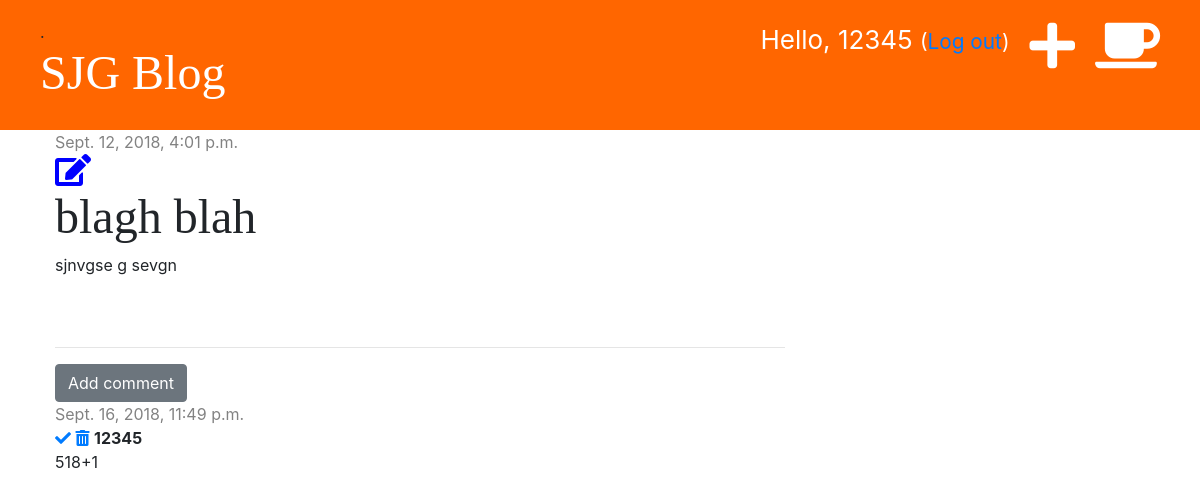
Page /post/12/ (signed in) on the earlier database version.
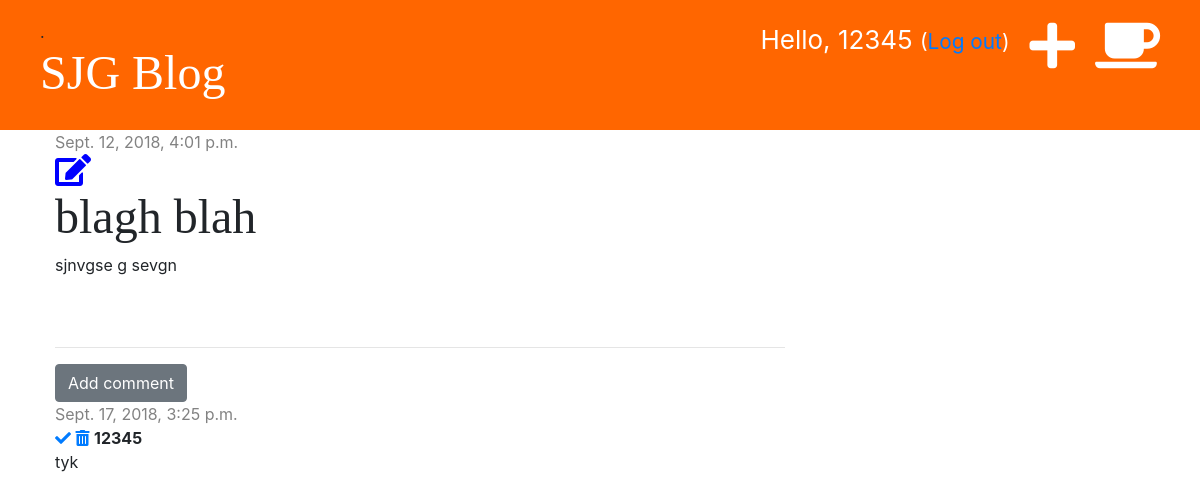
Same page on the later database version.
### blog/models.py (models this page shows, shortened)
class Post(models.Model):
    author = models.ForeignKey('auth.User', on_delete=models.CASCADE)
    title = models.CharField(max_length=200)
    text = models.TextField()
    created_date = models.DateTimeField(default=timezone.now)
    published_date = models.DateTimeField(blank=True, null=True)

class Comment(models.Model):
    post = models.ForeignKey('blog.Post', on_delete=models.CASCADE, related_name='comments')
    author = models.CharField(max_length=200)
    text = models.TextField()
    created_date = models.DateTimeField(default=timezone.now)
    approved = models.BooleanField(default=False)

### blog/views.py (the view)
# urls.py: path('post/<int:pk>/', views.post_detail, name='post_detail'),
def post_detail(request, pk):
    post = get_object_or_404(Post, pk=pk)
    stuff_for_frontend = {'post': post}
    return render(request, 'blog/post_detail.html', stuff_for_frontend)

### blog/templates/blog/post_detail.html (shortened to what this page needs)
{% extends 'blog/base.html' %}
{% block content %}
    <div class="post">
        {% if post.published_date %}
            <div class="date">
               {{ post.published_date }}
            </div>
        {% else %}
            <a href="{% url 'post_publish' pk=post.pk %}" class="btn btn-primary">Publish</a>
        {% endif %}
        {% if user.is_authenticated %}
            <a href="{% url 'post_edit' pk=post.pk %}"> <i class="fas fa-edit fa-2x" style="color: blue"></i></a>
        {% endif %}
        <h1>{{ post.title }}</h1>
        <p>{{ post.text|linebreaksbr }}</p>
    </div>
    <hr>
    <a href="{% url 'add_comment_to_post' pk=post.pk %}" class="btn btn-secondary">Add comment</a>
    {% for  comment in post.comments.all %}
        {% if user.is_authenticated or comment.approved %}
            <div class="comment">
            <div class="date">
                {{ comment.created_date }}
            </div>
            {% if not comment.approved and user.is_superuser %}
                <a href="{% url 'comment_approve' pk=comment.pk %}"><i class="fas fa-check"></i></a>
        <a href="{% url 'comment_remove' pk=comment.pk %}" class="fa fa-trash-alt"></a>
    {% endif %}
    <strong>{{ comment.author }}</strong>
    <p>{{ comment.text }}</p>
</div>
{% endif %}
{% empty %}
<p>No comments yet</p>
{% endfor %}
{% endblock %}

### blog/templates/blog/base.html (shortened to what this page needs)
{% load staticfiles %}
<!DOCTYPE html>
<html lang="en">
<head>
    <link href="https://stackpath.bootstrapcdn.com/bootstrap/4.1.3/css/bootstrap.min.css" rel="stylesheet">
    <link rel="stylesheet" href="{% static 'css/blog.css' %}">
    <link rel="stylesheet" href="https://use.fontawesome.com/releases/v5.3.1/css/all.css">
</head>
<body>
<div class="page-header">
    {% if user.is_authenticated %}
        <a href="{% url 'post_draft_list' %}" class="top-menu"> <i class="fas fa-coffee fa-2x"></i></a>
    <a href="{% url 'post_new' %}" class="top-menu"><i class="fas fa-plus fa-2x"></i></a>
        <p class="top-menu">Hello, {{ user.username }} <small>(<a href="{% url 'logout' %}">Log out</a>)</small></p>
    {% else %}
        <a href="{% url 'login' %}" class="top-menu"><i class="fas fa-sign-in-alt fa-2x"> </i></a>
    {% endif %}.
    <h1><a href="{% url "post_list" %}">SJG Blog</a></h1>
</div>
<div class="content container">
    <div class="row">
        <div class="col-md-8">
            {% block content %}
            {% endblock %}
        </div>
    </div>
</div>
</body>
</html>

### blog/static/css/blog.css (style rules this page uses)
.page-header { background-color: #ff6600; margin-top: 0; padding: 20px 20px 20px 40px; }
.page-header h1, .page-header h1 a { color: #ffffff; font: 36pt; text-decoration: None; }
.content { margin-left: 40px; }
h1, h2, h3, h4 { font-family: 'Tangerine', 'Droid Sans', serif; font-size: 48px; }
.date { color: #828282; }
.post { margin-bottom: 70px; }
.top-menu, .top-menu:hover { color: #ffffff; float: right; font-size: 26px; margin-right: 20px; }
.comment { margin: 20x 0x 20px 20px }

Differences in the rows shown:
removed Comment: created_date "Sept. 16, 2018, 11:49 p.m.", approved False (drawn), author "12345", text "518+1"
added Comment: created_date "Sept. 17, 2018, 3:25 p.m.", approved False (drawn), author "12345", text "tyk"
